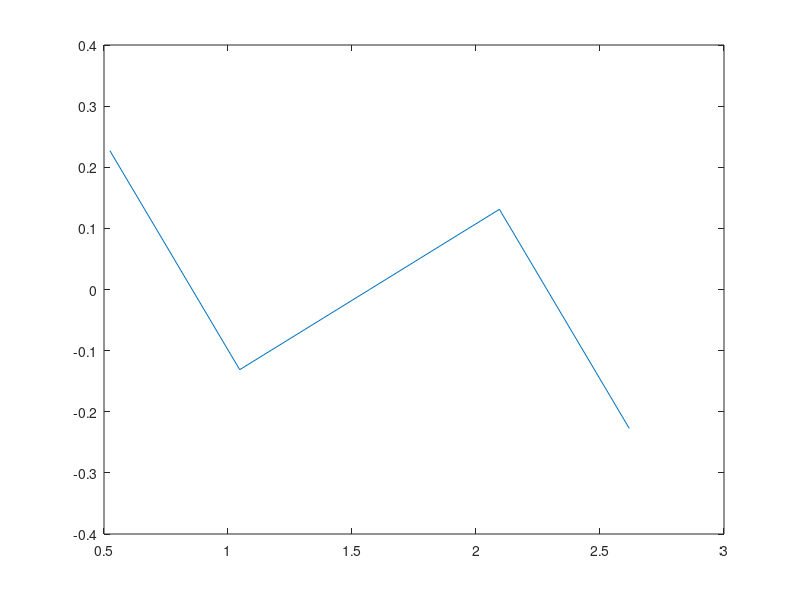

This figure's MATLAB source:
k=input('please enter a value for k (1 is recommended): ');
N_points=input ('Please enter number of internal points in space: ');
t_points=input ('Please enter numbers of internal points in time: ');
omega=input('Please enter a value for omega: ');  %omega greater than 0.4 can make negative
T=10;
L=pi;
D=0.1;
del_x= L/(N_points+1);
del_t= T/(t_points+1);
gamma=(D*del_t)/(del_x)^2;
F=zeros(N_points+2,t_points+2);

%Rows represent diffent positions;
%Columns represent different times;
t_j=[0,zeros(1,t_points),T];
x_j=zeros(1,N_points);

for A=2:t_points+1    %Computing time point with given corresponding time indices
  t_j(A)=del_t*(A-1);  %t_points+2 is the last time point
end                     %1 corresponds to the first time point (t=0)

for B=1:N_points
    x_j(B)=del_x*(B)
end

g_0=sin(omega*t_j);    %Computing boundary conditions at diffrerent time points
g_L=sin(omega*t_j);
u_numerical=[g_0;zeros(N_points,t_points+2);g_L];
u_exact=(sin(omega*t_j(t_points+2)))*cos(k*x_j); 
plot(x_j,u_exact)
 




